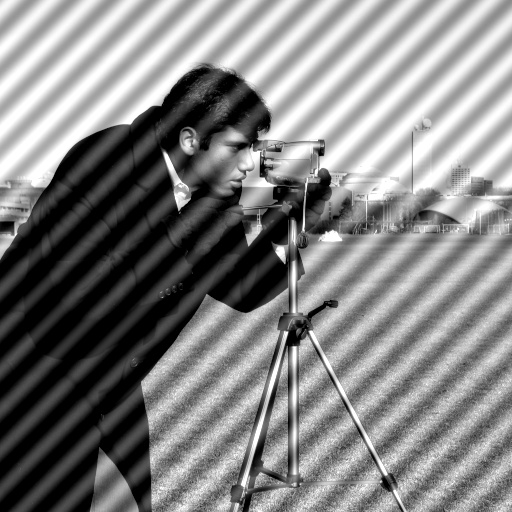
#> input picture images/periodic_noise.jpg, 512 x 512 px
$ python task1.py
#> lines starting #> are read from the running program, lines starting #| are printed output that depends on the picture; after the words box and inside, x2 and y2 are one past the last pixel; in counts of white or black regions, pixels touching at a corner belong together
import cv2
import numpy as np
import os

img_path = "images/periodic_noise.jpg"
out_dir = "outputs/task1"
os.makedirs(out_dir, exist_ok=True)

img = cv2.imread(img_path, cv2.IMREAD_GRAYSCALE)
#> img is the input picture: shape (512, 512); min 0, max 255, mean 130.2
if img is None:
    raise Exception(f"No se pudo leer la imagen: {img_path}")

h, w = img.shape
#> h = 512; w = 512
cy, cx = h // 2, w // 2
#> cy = 256; cx = 256

img_f = img.astype(np.float32)
dft = cv2.dft(img_f, flags=cv2.DFT_COMPLEX_OUTPUT)
dft_shift = np.fft.fftshift(dft, axes=(0, 1))

mag = cv2.magnitude(dft_shift[:, :, 0], dft_shift[:, :, 1])
mag_log = np.log(mag + 1)
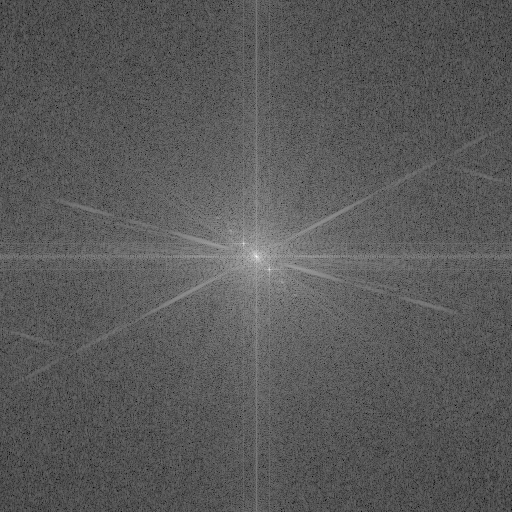
#> mag_log: shape (512, 512) float32; min 3.33, max 17.35, mean 8.26; drawn with min black and max white
mag_vis = cv2.normalize(mag_log, None, 0, 255, cv2.NORM_MINMAX).astype(np.uint8)

mask2d = np.ones((h, w), dtype=np.uint8)

peaks = [
    (272, 269),
    (269, 272),
    (280, 277),
]

r = 10

for x, y in peaks:
    cv2.circle(mask2d, (x, y), r, 0, -1)
    cv2.circle(mask2d, (2*cx - x, 2*cy - y), r, 0, -1)
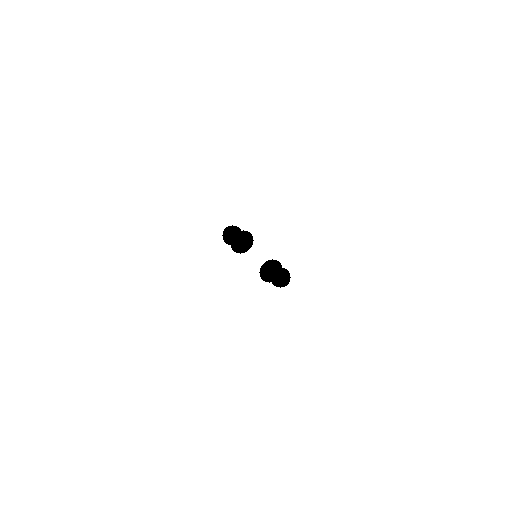
#> mask2d: shape (512, 512); values 0 (black) and 1 (white), 99.5% white; 2 black regions, box (x1, y1, x2, y2) and area: (222, 225, 254, 254) 606, (259, 259, 291, 288) 606

mask = np.repeat(mask2d[:, :, None], 2, axis=2)

filtered = dft_shift * mask

back_shift = np.fft.ifftshift(filtered, axes=(0, 1))
img_back = cv2.idft(back_shift)
img_back = cv2.magnitude(img_back[:, :, 0], img_back[:, :, 1])
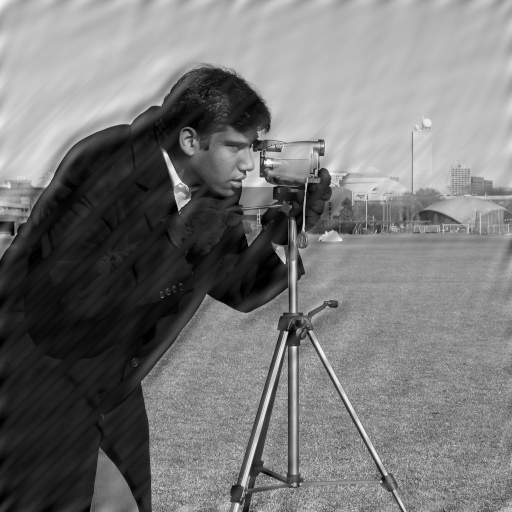
#> img_back: shape (512, 512) float32; min 296.5, max 72022848, mean 34146400; drawn with min black and max white

restored = cv2.normalize(img_back, None, 0, 255, cv2.NORM_MINMAX).astype(np.uint8)

cv2.imwrite(os.path.join(out_dir, "01_original.png"), img)
cv2.imwrite(os.path.join(out_dir, "02_spectrum_log.png"), mag_vis)
cv2.imwrite(os.path.join(out_dir, "03_mask.png"), (mask2d * 255).astype(np.uint8))
cv2.imwrite(os.path.join(out_dir, "04_restored.png"), restored)

print("Listo.")

$ run again, with images/textile_defect.jpg copied over images/periodic_noise.jpg
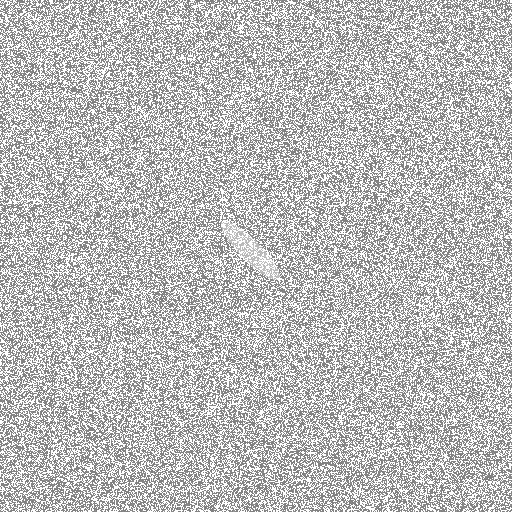
#> input picture images/textile_defect.jpg, 512 x 512 px
#> img is the input picture: shape (512, 512); min 117, max 255, mean 188.3
#> `mag_log = np.log(mag + 1)`:
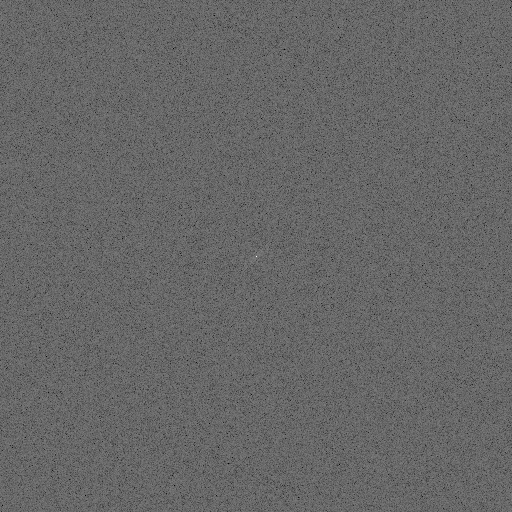
#> mag_log: shape (512, 512) float32; min 4.89, max 17.71, mean 10.06; drawn with min black and max white
#> `img_back = cv2.magnitude(img_back[:, :, 0], img_back[:, :, 1])`:
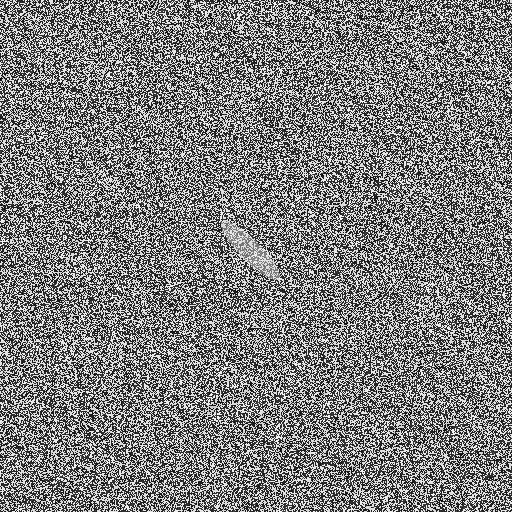
#> img_back: shape (512, 512) float32; min 27998904, max 71256576, mean 49367268; drawn with min black and max white

$ run again, with images/fingerprint_noisy.png saved as images/periodic_noise.jpg
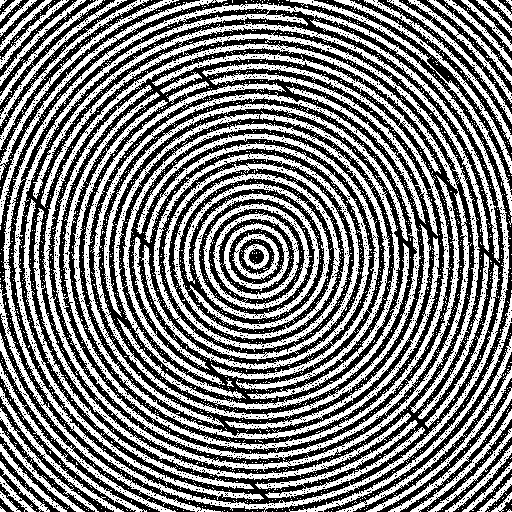
#> input picture images/fingerprint_noisy.png, 512 x 512 px
#> img is the input picture: shape (512, 512); min 0, max 255, mean 125.6
#> `mag_log = np.log(mag + 1)`:
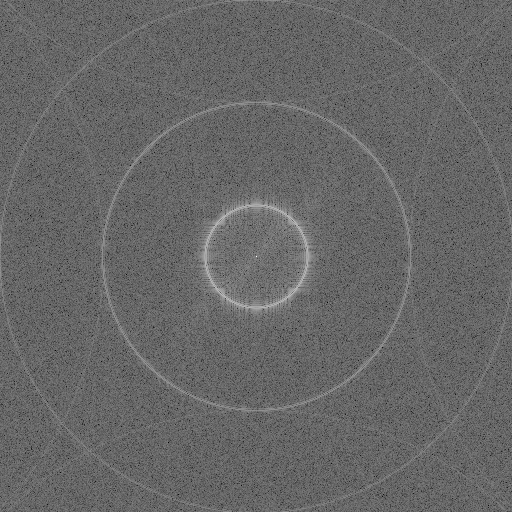
#> mag_log: shape (512, 512) float32; min 5.58, max 17.31, mean 10.32; drawn with min black and max white
#> `img_back = cv2.magnitude(img_back[:, :, 0], img_back[:, :, 1])`:
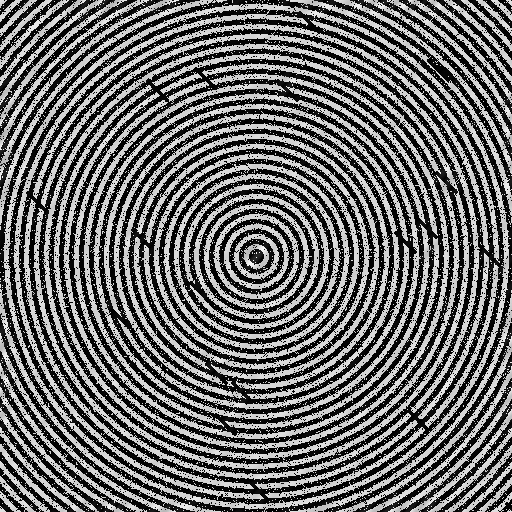
#> img_back: shape (512, 512) float32; min 4.35, max 79186096, mean 33537278; drawn with min black and max white
